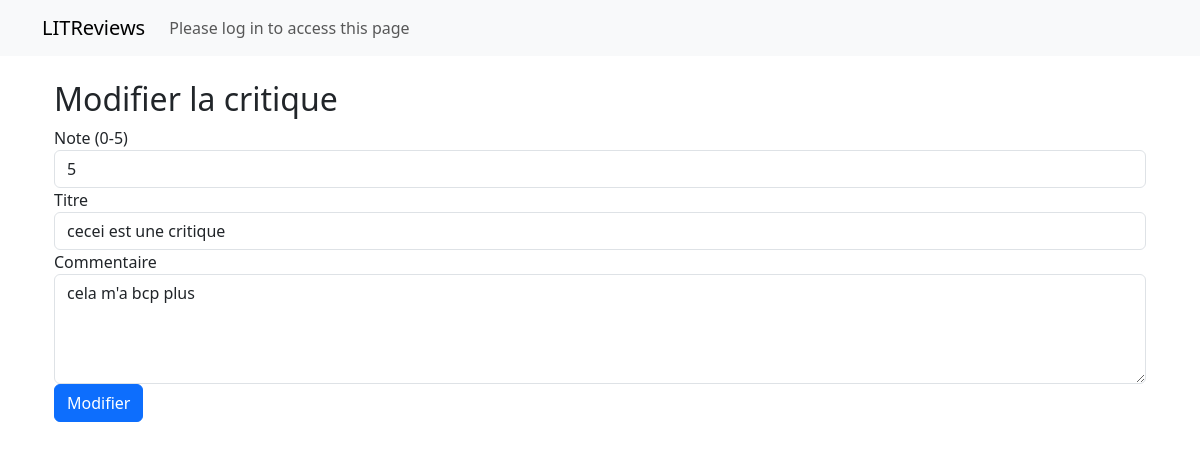
The page /LITReviews/review/4/change/ on the database its author committed.
### LITReviews/models.py (models this page shows, shortened)
class Review(models.Model):
    ticket = models.ForeignKey(to=Ticket, on_delete=models.CASCADE)
    rating = models.PositiveSmallIntegerField(
        validators=[MinValueValidator(0), MaxValueValidator(5)]
    )
    headline = models.CharField(max_length=128)
    body = models.CharField(max_length=8192, blank=True)
    user = models.ForeignKey(to=settings.AUTH_USER_MODEL, on_delete=models.CASCADE)
    time_created = models.DateTimeField(auto_now_add=True)

### LITReviews/views.py (the view)
# urls.py: path('LITReviews/review/<int:review_id>/change/', views.modify_review, name='modify-review'),
def modify_review(request, review_id):
    review = Review.objects.get(id=review_id)
    if request.method == "POST":
        form = ReviewForm(request.POST, instance=review)
        if form.is_valid():
            form.save()
            return redirect("home")
    else:
        form = ReviewForm(instance=review)
    return render(
        request, "LITReviews/modify_review.html", {"form": form, "review": review}
    )

### LITReviews/forms.py
class ReviewForm(forms.ModelForm):
    class Meta:
        model = Review
        fields = ['rating', 'headline', 'body']

### LITReviews/templates/LITReviews/modify_review.html (shortened to what this page needs)
{% extends 'LITReviews/base.html' %}
{% block content %}
<div class="container mt-4">
  <h2>Modifier la critique</h2>
  <form method="POST" action="{% url 'modify-review' review.id %}">
    <div class="form-group">
      <label for="rating">Note (0-5)</label>
      <input type="number" class="form-control" id="rating" name="rating" min="0" max="5" value="{{ review.rating }}" required>
    </div>
    <div class="form-group">
      <label for="headline">Titre</label>
      <input type="text" class="form-control" id="headline" name="headline" value="{{ review.headline }}" required>
    </div>
    <div class="form-group">
      <label for="body">Commentaire</label>
      <textarea class="form-control" id="body" name="body" rows="4">{{ review.body }}</textarea>
    </div>
    <button type="submit" class="btn btn-primary">Modifier</button>
  </form>
</div>
{% endblock %}

### rows shown on the page
Review: rating "5", headline "cecei est une critique", body "cela m'a bcp plus"
